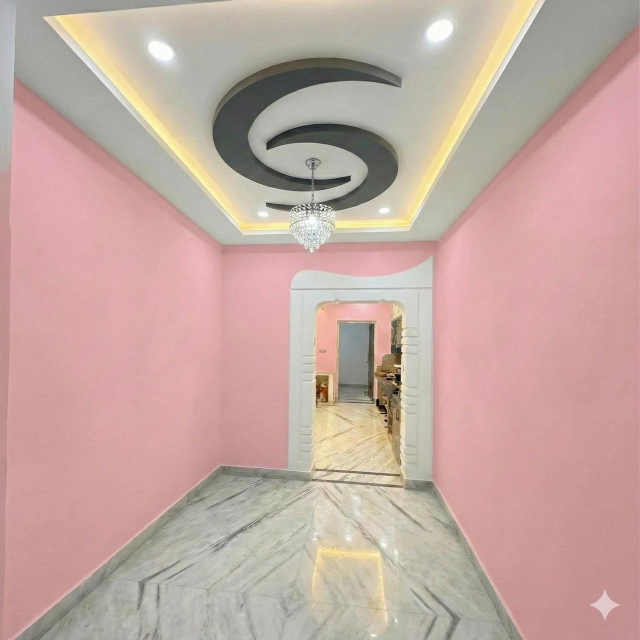
#> input picture bedroom image.jpeg, 1280 x 1280 px (shown at 1/2 size)
$ python color_changer.py
#> lines starting #> are read from the running program, lines starting #| are printed output that depends on the picture; after the words box and inside, x2 and y2 are one past the last pixel; in counts of white or black regions, pixels touching at a corner belong together
"""
Wall Color Changer v9 - Zoom & Pan Support.

PHASE 1 - SELECT:
  • Left Click: Add Point.
  • Right Click: Undo Point.
  • ENTER / Mid-Click: Close Shape.
  • MOUSE WHEEL: Zoom In/Out (centered at mouse cursor).
  • HOLD LEFT CLICK + DRAG: Pan (while zoomed in).
  • SPACE: Finish Selection.

PHASE 2 - RECOLOR & COMPARE:
  • C: Toggle Compare Mode.
  • V: Snapshot -> Left Panel.
  • O: Reset Left Panel.
  • S: Save.
  • MOUSE WHEEL: Zoom In/Out.
  • HOLD LEFT CLICK + DRAG: Pan.
"""

import cv2
import numpy as np
import os
import tkinter as tk
from tkinter import colorchooser

# ── Config ────────────────────────────────────────────────────
IMAGE_PATH = os.path.join(os.path.dirname(os.path.abspath(__file__)),
                          "bedroom image.jpeg")

CATEGORIES = {
    "Bedroom": [
        ("Light Blue", (230, 216, 173)),
        # ... (Same colors as before, kept short for brevity in file but will include all)
        ("Slate Blue", (205, 90, 106)),
        ("Navy Blue", (128, 0, 0)),
        ("Sage Green", (142, 188, 159)),
        ("Silver", (192, 192, 192)),
        ("Lavender", (230, 230, 250)),
        ("Warm Gray", (169, 169, 169)),
        ("Charcoal", (54, 54, 54)),
        ("Crisp White", (255, 255, 255)),
        ("Terracotta", (94, 114, 226)),
        ("Rust", (67, 75, 183)),
        ("Cream", (220, 245, 255))
    ],
    "Kitchen": [
        ("White", (255, 255, 255)),
        ("Warm Yellow", (153, 228, 255)),
        ("Red Accent", (50, 50, 220)),
        ("Orange Accent", (0, 165, 255))
    ],
    "Hall/Living": [
        ("Warm Beige", (200, 228, 245)),
        ("Greige", (180, 180, 170)),
        ("Soft Terracotta", (120, 140, 210)),
        ("Earthy Ochre", (80, 160, 204)),
        ("Green", (80, 180, 80)),
        ("Charcoal Acc", (60, 60, 60))
    ],
    "Bathroom": [
        ("Crisp White", (250, 250, 250)),
        ("Aqua", (255, 255, 0)),
        ("Light Teal", (180, 180, 100)),
        ("Charcoal", (70, 70, 70)),
        ("Black Accent", (10, 10, 10))
    ],
    "Dining": [
        ("Warm Red", (60, 60, 200)),
        ("Aubergine", (80, 40, 70))
    ],
    "Office": [
        ("Green", (100, 180, 100)),
        ("Deep Blue", (150, 50, 10)),
        ("Yellow Acc", (50, 220, 240))
    ],
    "Gaming": [
        ("Neutral Gray", (150, 150, 150)),
        ("Matte Black", (25, 25, 25)),
        ("White", (245, 245, 245))
    ]
}

CATEGORY_NAMES = list(CATEGORIES.keys())
PALETTE_HEIGHT = 100
MAX_W = 900
COMPARE_SCALE = 0.8

# ── Helpers ───────────────────────────────────────────────────

# [20 lines left out: function recolor_walls, not called in this run]


def overlay_mask(image, mask, color=(0, 255, 0), opacity=0.35):
    out = image.copy()
    m = mask > 0
    out[m] = ((1 - opacity) * out[m] + opacity * np.array(color)).astype(np.uint8)
    return out


def draw_palette(canvas_width, category_idx):
    bar = np.zeros((PALETTE_HEIGHT, canvas_width, 3), dtype=np.uint8)
    bar[:] = (40, 40, 40)

    cat_name = CATEGORY_NAMES[category_idx]

    cv2.rectangle(bar, (10, 5), (60, 35), (70, 70, 70), -1)
    cv2.putText(bar, "<", (25, 28), cv2.FONT_HERSHEY_SIMPLEX, 0.8, (200, 200, 200), 2)

    cv2.rectangle(bar, (canvas_width - 60, 5), (canvas_width - 10, 35), (70, 70, 70), -1)
    cv2.putText(bar, ">", (canvas_width - 45, 28), cv2.FONT_HERSHEY_SIMPLEX, 0.8, (200, 200, 200), 2)

    label = f"Category: {cat_name}"
    tw = cv2.getTextSize(label, cv2.FONT_HERSHEY_SIMPLEX, 0.7, 2)[0][0]
    cv2.putText(bar, label, ((canvas_width - tw)//2, 28),
                cv2.FONT_HERSHEY_SIMPLEX, 0.7, (255, 255, 255), 2)

    custom_btn_x1 = canvas_width - 200
    custom_btn_x2 = canvas_width - 80
    cv2.rectangle(bar, (custom_btn_x1, 5), (custom_btn_x2, 35), (90, 60, 60), -1)
    cv2.putText(bar, "Custom...", (custom_btn_x1 + 10, 26),
                cv2.FONT_HERSHEY_SIMPLEX, 0.5, (255, 255, 255), 1)

    colors = CATEGORIES[cat_name]
    rects = []
    if colors:
        cols = len(colors)
        sw = canvas_width // cols
        for i, (name, bgr) in enumerate(colors):
            x1, x2 = i * sw, (i + 1) * sw
            y1, y2 = 45, PALETTE_HEIGHT - 5

            cv2.rectangle(bar, (x1+2, y1), (x2-2, y2), bgr, -1)
            cv2.rectangle(bar, (x1+2, y1), (x2-2, y2), (200,200,200), 1)

            fs = 0.4
            for scale in [0.4, 0.35, 0.3]:
                tw = cv2.getTextSize(name, cv2.FONT_HERSHEY_SIMPLEX, scale, 1)[0][0]
                if tw < sw - 4:
                    fs = scale
                    break

            tx = x1 + (sw - tw) // 2
            cv2.putText(bar, name, (tx, y2 - 5),
                        cv2.FONT_HERSHEY_SIMPLEX, fs, (50, 50, 50), 2)
            cv2.putText(bar, name, (tx, y2 - 5),
                        cv2.FONT_HERSHEY_SIMPLEX, fs, (220, 220, 220), 1)

            rects.append({'rect': (x1, y1, x2, y2), 'name': name, 'bgr': bgr})

    ui_map = {
        'prev': (10, 5, 60, 35),
        'next': (canvas_width - 60, 5, canvas_width - 10, 35),
        'custom': (custom_btn_x1, 5, custom_btn_x2, 35),
        'swatches': rects
    }
    return bar, ui_map


# [9 lines left out: function pick_custom_color, not called in this run]


def put_text(img, text, pos, scale=0.55, col=(255,255,255)):
    cv2.putText(img, text, pos, cv2.FONT_HERSHEY_SIMPLEX, scale, (0,0,0), 3, cv2.LINE_AA)
    cv2.putText(img, text, pos, cv2.FONT_HERSHEY_SIMPLEX, scale, col,     1, cv2.LINE_AA)


# ── Main ──────────────────────────────────────────────────────

def main():
    original = cv2.imread(IMAGE_PATH)
#> original is the input picture: shape (1280, 1280, 3); mean B, G, R 162, 168.8, 196.2
    if original is None:
        print(f"ERROR: Could not load '{IMAGE_PATH}'")
        return

    h_orig, w_orig = original.shape[:2]
    # Resize to max screen width if too huge
    scale_factor = 1.0
    if w_orig > MAX_W:
        scale_factor = MAX_W / w_orig
        original = cv2.resize(original, None, fx=scale_factor, fy=scale_factor, interpolation=cv2.INTER_AREA)
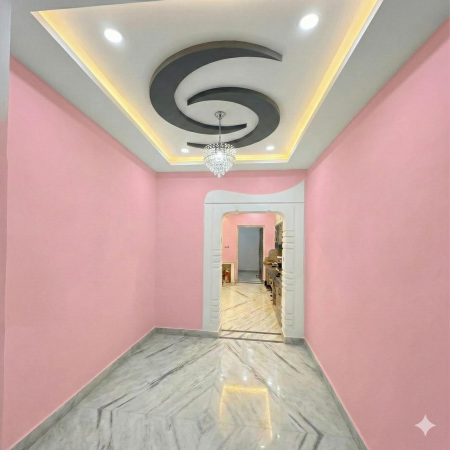
#> original: shape (900, 900, 3) (shown at 1/2 size); mean B, G, R 162, 168.8, 196.2

    h, w = original.shape[:2] # Working resolution

    # Compare mode sizes
    cmp_w = int(w * COMPARE_SCALE)
    cmp_h = int(h * COMPARE_SCALE)
    original_small = cv2.resize(original, (cmp_w, cmp_h), interpolation=cv2.INTER_AREA)

    # State
    S = {
        "mask":       np.zeros((h, w), dtype=np.uint8),
        "current_poly": [],
        "closed_polys": [],
        "phase":      "SELECT",
        "overlay":    True,
        "color_name": None,
        "color_bgr":  None,
        "recolored":  None,
        "final_mask": None,
        "cat_idx":    0,
        "ui_map":     None,
        "compare_mode": False,
        "ref_image":    original_small.copy(),
        "ref_name":     "Original",

        # ZOOM STATE
        "zoom_level": 1.0,  # 1.0 = 100%
        "offset_x":   0,    # Viewport offset (in image coords)
        "offset_y":   0,
        "dragging":   False,
        "drag_start": (0,0)
    }

    win = "Wall Color Changer v9"
    cv2.namedWindow(win, cv2.WINDOW_AUTOSIZE)

    # Coordinate Mapper: Screen -> Image
    # [146 lines left out: functions screen_to_image, on_mouse, not called in this run]


    cv2.setMouseCallback(win, on_mouse)

    print("==================================================")
    print("  v9 - ZOOM ENABLED")
    print("==================================================")
    print("  MOUSE WHEEL: Zoom In/Out")
    print("  LEFT DRAG:   Pan Image")
    print("  LEFT CLICK:  Select Point (Center zoom for precision)")
    print("==================================================")

    while True:
        if S["compare_mode"]:
            panel_w, panel_h = cmp_w, cmp_h
        else:
            panel_w, panel_h = w, h

        palette_bar, ui_map = draw_palette(panel_w * 2 if S["compare_mode"] else panel_w, S["cat_idx"])
#> in draw_palette, `cv2.rectangle(bar, (10, 5), (60, 35), (70, 70, 70), -1)`:
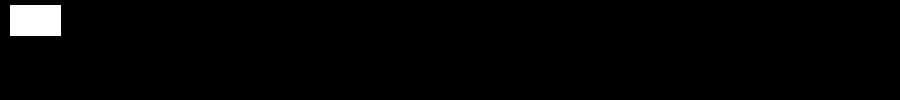
#> bar: shape (100, 900, 3); values 40 (black) and 70 (white), 1.8% white; 1 white region, box (x1, y1, x2, y2) and area: (10, 5, 61, 36) 1581
#> in draw_palette, `cv2.putText(bar, "<", (25, 28), cv2.FONT_HERSHEY_SIMPLEX, 0.8, (200, 2..`:
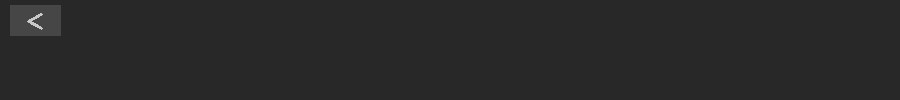
#> bar: shape (100, 900, 3); 0.1% of pixels changed, all inside (x1, y1, x2, y2) = (27, 13, 43, 30)
#> after the loop in draw_palette, `for i, (name, bgr) in enumerate(colors):`:
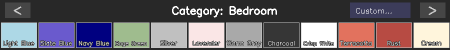
#> bar: shape (100, 900, 3) (shown at 1/2 size); mean of channels 0, 1, 2 106.6, 100.3, 107; drawn as B, G, R
#> after the loop in draw_palette, `for i, (name, bgr) in enumerate(colors):`: rects = 12 items
#> ui_map = 4 items
        S["ui_map"] = ui_map

        # 1. Prepare Full Res Image (with overlays)
        if S["recolored"] is not None:
            active_full = S["recolored"].copy() # Copy to avoid lag?
        else:
            active_full = original.copy()

        if S["phase"] == "SELECT":
             if S["overlay"]:
                 active_full = overlay_mask(active_full, S["mask"])

             pts = S["current_poly"]
#> pts = []
             if len(pts) > 0:
                 for i in range(len(pts)):
                     cv2.circle(active_full, pts[i], 4, (0, 0, 255), -1)
                     if i > 0: cv2.line(active_full, pts[i-1], pts[i], (0, 0, 255), 2)
                 if len(pts) > 2:
                     cv2.line(active_full, pts[-1], pts[0], (0, 255, 255), 1)

        elif S["phase"] == "RECOLOR":
             if S["overlay"] and S["final_mask"] is not None:
                 active_full = overlay_mask(active_full, S["final_mask"])

        # 2. Extract Zoomed ROI for Active Panel
        zoom = S["zoom_level"]
#> zoom = 1
        # If compare mode, we resize active_full to cmp size first?
        # No, zoom logic is best applied to the full res overlay for sharpness, THEN resized?
        # Or resize first then zoom?
        # Logic: If compare mode, base image is (cmp_w, cmp_h).

        if S["compare_mode"]:
            # Active panel base
            base = cv2.resize(active_full, (cmp_w, cmp_h), interpolation=cv2.INTER_AREA)
        else:
            base = active_full

        # Apply Zoom ROI crop
        # ROI is from offset_x, offset_y with size (panel_w/zoom, panel_h/zoom)
        roi_w = int(panel_w / zoom)
#> roi_w = 900
        roi_h = int(panel_h / zoom)
#> roi_h = 900

        # Safe crop
        ox = int(S["offset_x"])
#> ox = 0
        oy = int(S["offset_y"])
#> oy = 0
        if ox + roi_w > base.shape[1]: ox = base.shape[1] - roi_w
        if oy + roi_h > base.shape[0]: oy = base.shape[0] - roi_h

        cropped = base[oy:oy+roi_h, ox:ox+roi_w]
        # Resize back to panel size
        active_panel = cv2.resize(cropped, (panel_w, panel_h), interpolation=cv2.INTER_NEAREST)

        label = f"Zoom: {zoom:.1f}x"
#> label = 'Zoom: 1.0x'
        put_text(active_panel, label, (panel_w - 120, 30))
#> in put_text, `cv2.putText(img, text, pos, cv2.FONT_HERSHEY_SIMPLEX, scale, col,     ..`:
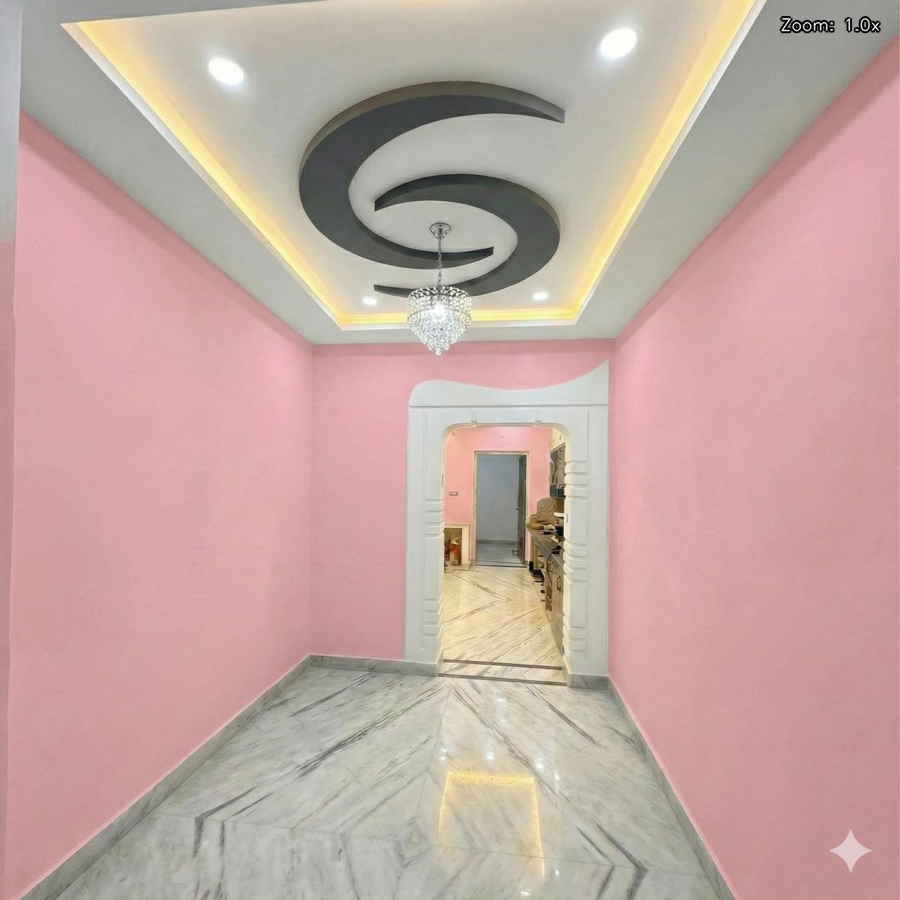
#> img: shape (900, 900, 3); mean B, G, R 161.9, 168.7, 196.1

        # 3. Assemble Frame
        if S["compare_mode"]:
            ref_panel = S["ref_image"].copy()
            # Does ref panel zoom too? Let's say yes, synced zoom
            # Ref base is S['ref_image'] which is (cmp_w, cmp_h)
            ref_cropped = S["ref_image"][oy:oy+roi_h, ox:ox+roi_w]
            ref_panel_zoomed = cv2.resize(ref_cropped, (panel_w, panel_h), interpolation=cv2.INTER_NEAREST)

            put_text(ref_panel_zoomed, f"Ref: {S['ref_name']}", (10, 30), 0.55, (200, 200, 255))
            cv2.line(ref_panel_zoomed, (panel_w-1, 0), (panel_w-1, panel_h), (255,255,255), 2)

            combined_imgs = np.hstack([ref_panel_zoomed, active_panel])
            frame = np.vstack([combined_imgs, palette_bar])
            put_text(frame, "[C] Close Compare  [V] Snapshot  [Scroll] Zoom",
                     (20, frame.shape[0] - PALETTE_HEIGHT - 10), 0.5, (0, 255, 255))
        else:
            frame = np.vstack([active_panel, palette_bar])
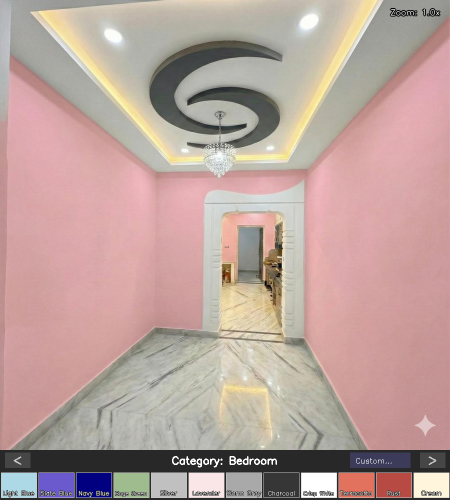
#> frame: shape (1000, 900, 3) (shown at 1/2 size); mean B, G, R 156.4, 161.9, 187.1
            stage = "SELECT" if S["phase"] == "SELECT" else "RECOLOR"
#> stage = 'SELECT'
            if stage == "SELECT":
                txt = f"[{stage}] Scroll=Zoom Drag=Pan ENTER=Close"
            else:
                txt = f"[{stage}] C=Compare Mode Scroll=Zoom"
            put_text(frame, txt, (10, 60), 0.5, (200, 200, 200))
#> call 2 of put_text, with pos = (10, 60), scale = 0.5, col = (200, 200, 200)
#> in put_text (call 2), `cv2.putText(img, text, pos, cv2.FONT_HERSHEY_SIMPLEX, scale, col,     ..`:
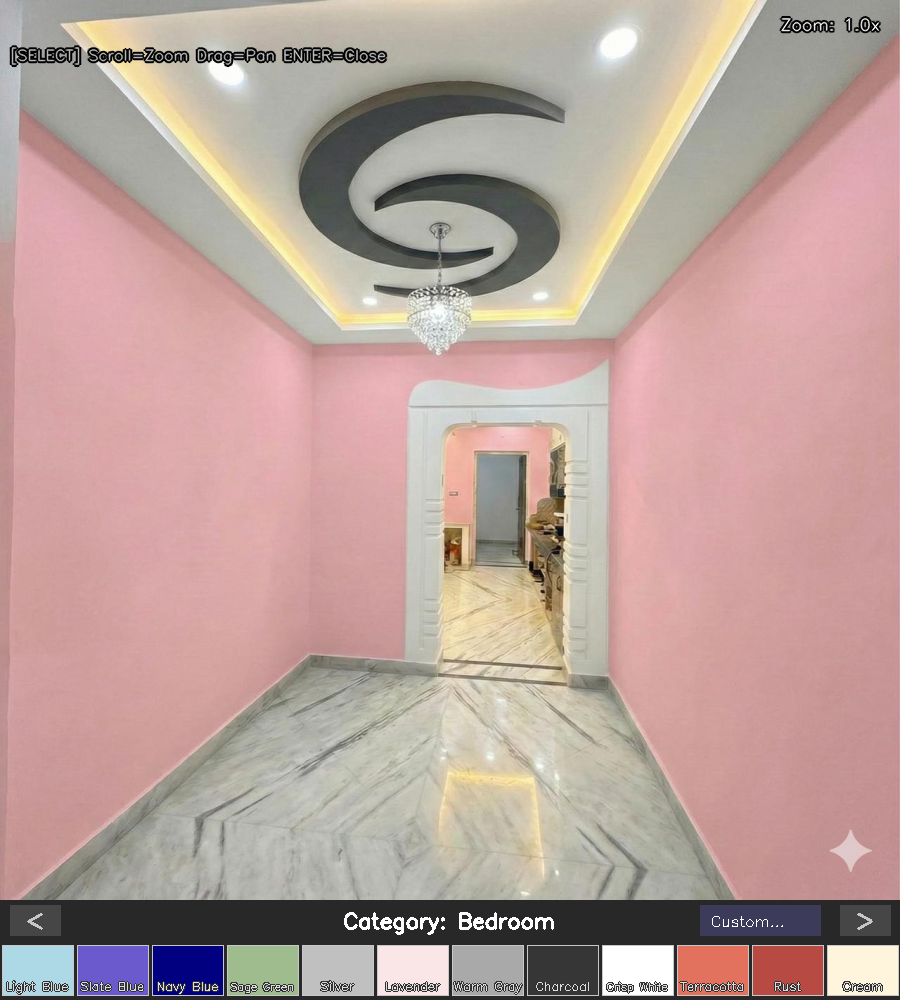
#> img: shape (1000, 900, 3); mean B, G, R 155.8, 161.2, 186.5

        cv2.imshow(win, frame)

        key = cv2.waitKey(30) & 0xFF
#> (key q is pressed here)
        if key in (ord('q'), ord('Q'), 27): break
        elif key == 32: # SPACE
             if S["phase"] == "SELECT":
                if len(S["current_poly"]) >= 3:
                     # Auto close current
                     pts = np.array(S["current_poly"], np.int32)
                     cv2.fillPoly(S["mask"], [pts], 255)
                     S["closed_polys"].append(S["current_poly"])
                     S["current_poly"] = []

                if np.count_nonzero(S["mask"]) > 0:
                    S["final_mask"] = S["mask"].copy()
                    S["phase"] = "RECOLOR"
                    S["overlay"] = False
        elif key == 13: # ENTER
             if S["phase"] == "SELECT" and len(S["current_poly"]) >= 3:
                 pts = np.array(S["current_poly"], np.int32)
                 cv2.fillPoly(S["mask"], [pts], 255)
                 S["closed_polys"].append(S["current_poly"])
                 S["current_poly"] = []
        elif key in (ord('c'), ord('C')) and S["phase"] == "RECOLOR":
             S["compare_mode"] = not S["compare_mode"]
             # Reset zoom when toggling mode to avoid confusion
             S["zoom_level"] = 1.0
             S["offset_x"] = 0
             S["offset_y"] = 0

        elif key in (ord('v'), ord('V')) and S["compare_mode"]:
             S["ref_image"] = cv2.resize(active_full, (cmp_w, cmp_h), interpolation=cv2.INTER_AREA)
             S["ref_name"] = S["color_name"] if S["color_name"] else "Custom"
        elif key in (ord('o'), ord('O')) and S["compare_mode"]:
             S["ref_image"] = original_small.copy()
             S["ref_name"] = "Original"

        elif key in (ord('s'), ord('S')):
             # Save logic...
             if S["recolored"] is not None:
                 sp = os.path.join(os.path.dirname(IMAGE_PATH), "recolored_zoom_v9.jpg")
                 cv2.imwrite(sp, S["recolored"])
                 print(f"  >> Saved to {sp}")

    cv2.destroyAllWindows()

if __name__ == "__main__":
    main()

$ run again, with upper bedroom.jpeg copied over bedroom image.jpeg
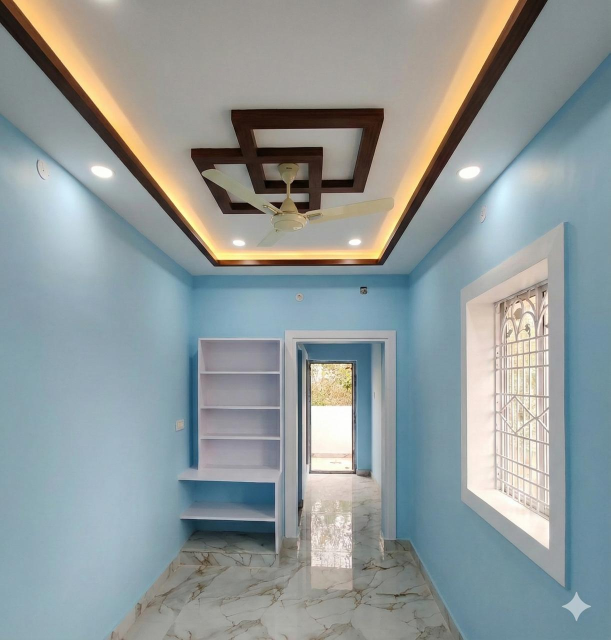
#> input picture upper bedroom.jpeg, 1221 x 1280 px (shown at 1/2 size)
#> in main, original is the input picture: shape (1280, 1221, 3); mean B, G, R 153.9, 153.5, 144.9
#> in main, `original = cv2.resize(original, None, fx=scale_factor, fy=scale_factor..`:
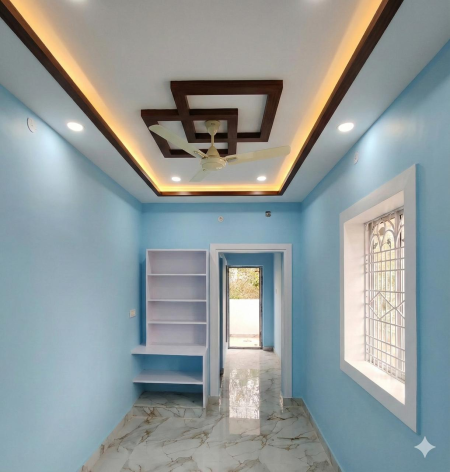
#> original: shape (943, 900, 3) (shown at 1/2 size); mean B, G, R 153.9, 153.5, 144.9
#> after the loop in draw_palette, `for i, (name, bgr) in enumerate(colors):`: rects = 12 items
#> ui_map = 4 items
#> m: shape (943, 900) bool; every value is 0
#> pts = []
#> zoom = 1
#> roi_w = 900
#> roi_h = 943
#> ox = 0
#> label = 'Zoom: 1.0x'
#> stage = 'SELECT'
#> in put_text (call 2), `cv2.putText(img, text, pos, cv2.FONT_HERSHEY_SIMPLEX, scale, col,     ..`:
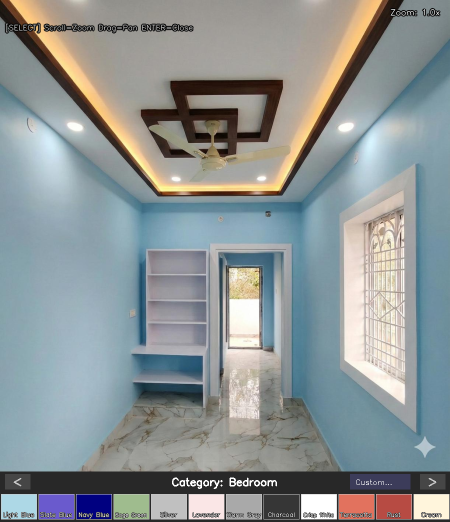
#> img: shape (1043, 900, 3) (shown at 1/2 size); mean B, G, R 148.9, 147.9, 140.8
